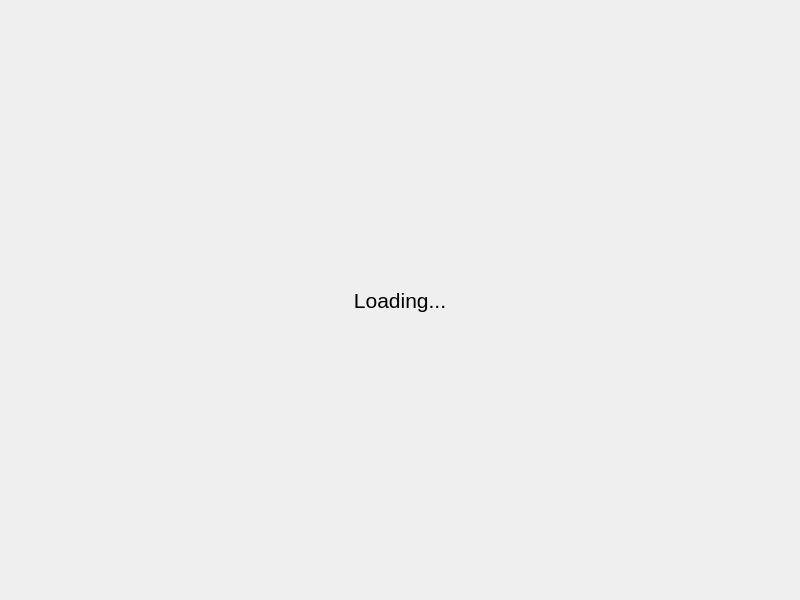
<?xml version="1.0" encoding="UTF-8"?>
<ui version="4.0">
 <class>Window</class>
 <widget class="QWidget" name="Window">
  <property name="geometry">
   <rect>
    <x>0</x>
    <y>0</y>
    <width>800</width>
    <height>600</height>
   </rect>
  </property>
  <property name="minimumSize">
   <size>
    <width>800</width>
    <height>600</height>
   </size>
  </property>
  <property name="maximumSize">
   <size>
    <width>880</width>
    <height>660</height>
   </size>
  </property>
  <property name="windowTitle">
   <string>Linkedin</string>
  </property>
  <layout class="QVBoxLayout" name="verticalLayout">
   <property name="spacing">
    <number>0</number>
   </property>
   <property name="leftMargin">
    <number>0</number>
   </property>
   <property name="topMargin">
    <number>0</number>
   </property>
   <property name="rightMargin">
    <number>0</number>
   </property>
   <property name="bottomMargin">
    <number>0</number>
   </property>
   <item>
    <widget class="QLabel" name="loadingLabel">
     <property name="font">
      <font>
       <pointsize>16</pointsize>
      </font>
     </property>
     <property name="text">
      <string>Loading...</string>
     </property>
     <property name="alignment">
      <set>Qt::AlignCenter</set>
     </property>
    </widget>
   </item>
  </layout>
 </widget>
 <resources/>
 <connections/>
</ui>
